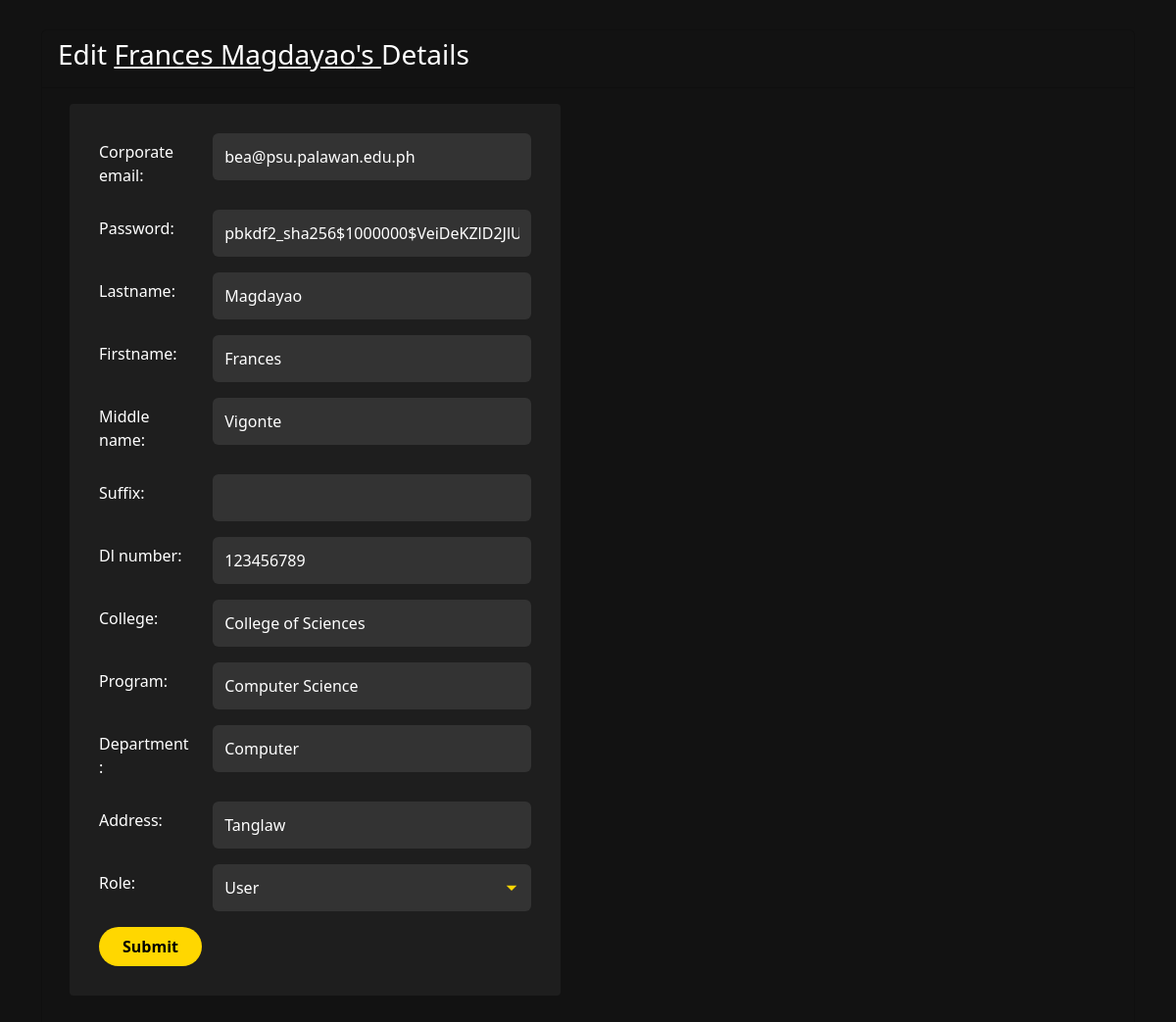
The app's page /dashboard/admin/manage_users/5/ (signed in), older data.
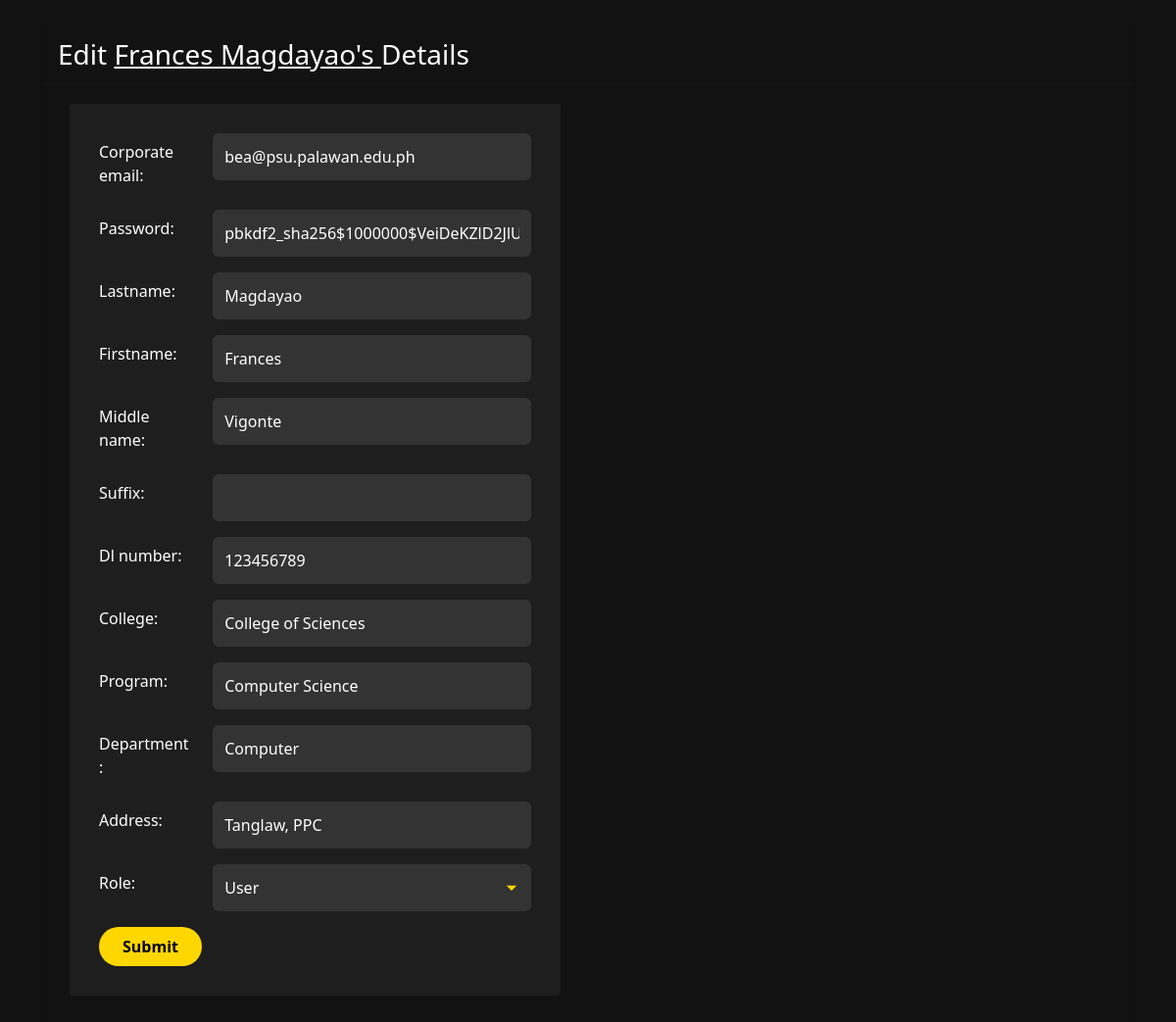
The same page, newer data.
### vehicle_pass/models.py (models this page shows, shortened)
class BaseModel(models.Model):
    created_at = models.DateTimeField(auto_now_add=True, db_index=True)
    updated_at = models.DateTimeField(auto_now=True)
    class Meta:
        abstract = True

class UserProfile(BaseModel):
    ROLE_CHOICES = [('user', 'User'),
        ('security', 'Security'),
        ('cashier', 'Cashier'),
        ('admin', 'Admin')
        ]
    corporate_email = models.EmailField(max_length=50, unique=True)
    password = models.CharField(max_length=128)
    lastname = models.CharField(max_length=25)
    firstname = models.CharField(max_length=50)
    middle_name = models.CharField(max_length=25, blank=True, null=True)
    suffix = models.CharField(max_length=5, blank=True, null=True)
    dl_number = models.CharField(max_length=15, blank=True, null=True)
    college = models.CharField(max_length=100, blank=True, null=True)
    program = models.CharField(max_length=100, blank=True, null=True)
    department = models.CharField(max_length=100, blank=True, null=True)
    address = models.CharField(max_length=100, blank=True, null=True)
    role = models.CharField(max_length=20, choices=ROLE_CHOICES, default='user', null=True)

### vehicle_pass/views.py (the view)
# urls.py: path("dashboard/admin/manage_users/<pk>/", AdminUpdateUser.as_view(), name="admin_update_user"),
class AdminUpdateUser(CustomLoginRequiredMixin, UpdateView):
    model = UserProfile
    form_class = UserProfileForm
    template_name = "Admin Dashboard/Admin User CRUD/Admin_Update_User.html"
    success_url  = reverse_lazy("admin_manage_user")

### vehicle_pass/forms.py
class UserProfileForm(forms.ModelForm):
    class Meta:
        model = UserProfile
        fields = '__all__'

### vehicle_pass/authentication.py (called while the page is built)
    def dispatch(self, request, *args, **kwargs):
        if not request.session.get("user_id"): #overrides the django dispatch
            return redirect("login")  #redirect to login if no active on session
        return super().dispatch(request, *args, **kwargs)

### vehicle_pass/context_processors.py (called while the page is built)
def admin_user_context(request):
    if hasattr(request, 'session') and 'user_id' in request.session:
        try:
            user_id = request.session.get('user_id')
            admin_user = UserProfile.objects.get(id=user_id, role='admin')
            admin_name = f"{admin_user.firstname} {admin_user.lastname}"
        except Exception as e:
            admin_name = "Admin"
    else:
        admin_name = "Not Logged In"
    return {'admin_name': admin_name}

### templates/Admin Dashboard/Admin User CRUD/Admin_Update_User.html (shortened to what this page needs)
{% load static %}
{% block content %}
  <div class="content">
    <div class="container-fluid">
      <div class="row">
        <div class="col-md-12">
          <div class="card">
            <div class="card-header">
                <h3>Edit <u>{{ object.firstname }} {{ object.lastname }}'s </u> Details</h3>
            </div>
            <div class="col-md-6">
              <div class="card-body">
                <form class="" action="" method="post" novalidate>
                  {% include 'Forms/form.html' %}
                </form>
              </div>
            </div>
          </div>
        </div>
      </div>
    </div>
  </div>
{% endblock %}

### templates/Forms/form.html (shortened to what this page needs)
{% load widget_tweaks %}
<!DOCTYPE html>
<html lang="en">
<head>
  <link href="https://cdn.jsdelivr.net/npm/bootstrap@5.3.0-alpha1/dist/css/bootstrap.min.css" rel="stylesheet">
</head>
<body>
  <div class="container">
    <div class="form-container">
      <form method="post" {% if form_id %}id="{{ form_id }}"{% endif %}>
        {% for field in form %}
          {% if field.name != 'submit' and field.name != 'submit_button' %}
            <div class="mb-3 row">
              <label for="{{ field.id_for_label }}" class="col-sm-3 col-form-label">{{ field.label }}:</label>
              <div class="col-sm-9">
                {% if field.name == 'paid_date' or field.name == 'date' %}
                  <div class="date-input-wrapper">
                    {% if field.field.widget.input_type == 'select' %}
                      {% render_field field class="form-select" %}
                    {% else %}
                      {% render_field field class="form-control" placeholder="DD/MM/YYYY hh:mm:ss am/pm" %}
                    {% endif %}
                  </div>
                {% else %}
                  {% if field.field.widget.input_type == 'select' %}
                    {% render_field field class="form-select" %}
                  {% else %}
                    {% render_field field class="form-control" %}
                  {% endif %}
                {% endif %}
              </div>
            </div>
          {% endif %}
        {% endfor %}
        <div class="d-grid gap-2 d-md-flex justify-content-md-start">
          <button type="submit" class="btn btn-primary">Submit</button>
        </div>
      </form>
    </div>
  </div>
</body>
</html>

Row changes from the older to the newer data that the page shows:
changed UserProfile "Frances": address "Tanglaw" → "Tanglaw, PPC"
